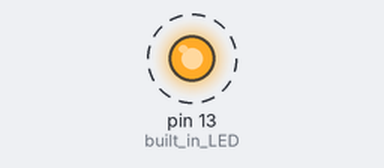
Bench run of a sketch on a simulated Arduino Uno, built with avr-gcc and run on an emulated ATmega328P. Parts: output pins drawn as LEDs (lit = HIGH). Dashed ring = blinking.

Above: at 0.2 s.
Timing chart, 0 to 3.0 s (numbered marks = the images above):
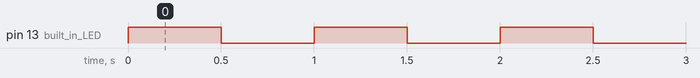

Measured:
- by itself, pin 13 (built_in_LED): alternates HIGH for 0.50 s and LOW for 0.50 s

The sketch:

_3_first_sketch.ino
```cpp
int built_in_LED = 13;  //look at the part labelled "L"

void setup(){

  pinMode(built_in_LED,OUTPUT);

}

void loop(){
  digitalWrite(built_in_LED,HIGH);
  delay(500);
  digitalWrite(built_in_LED,LOW);
  delay(500);
}
```
